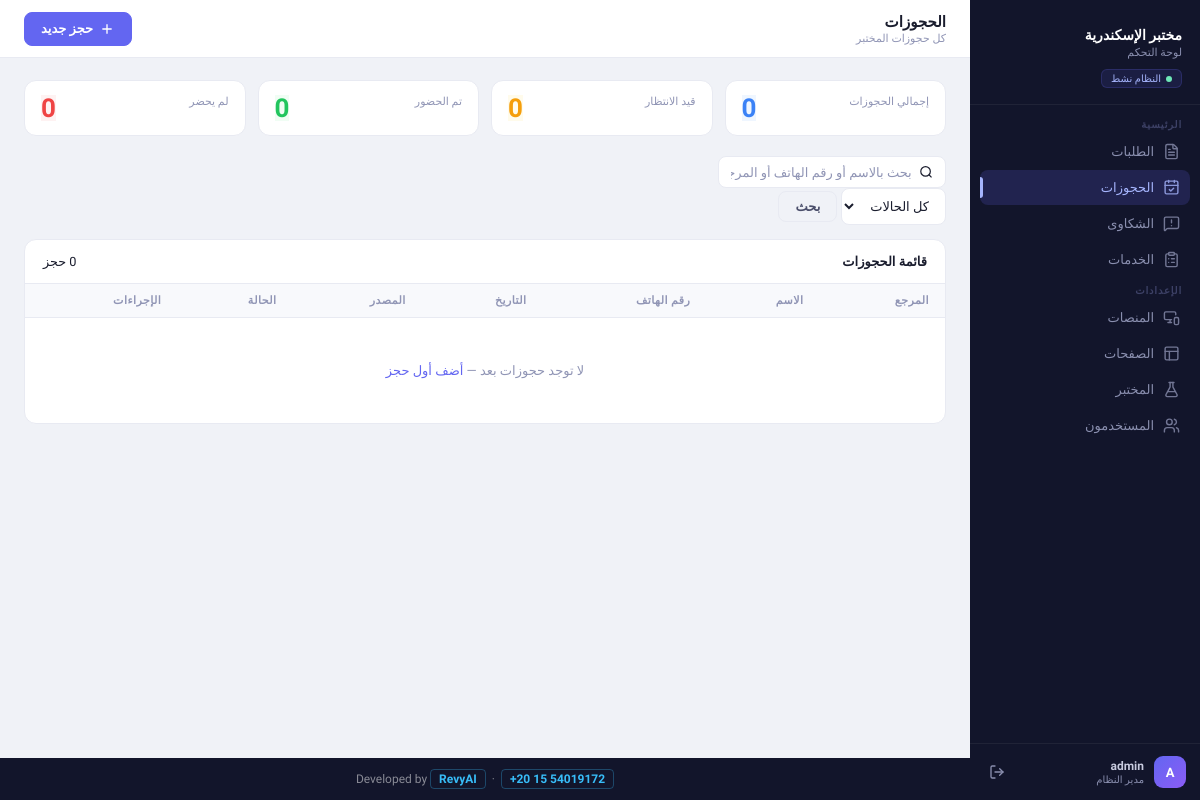
/bookings (signed in), run on an earlier commit of the app's database.
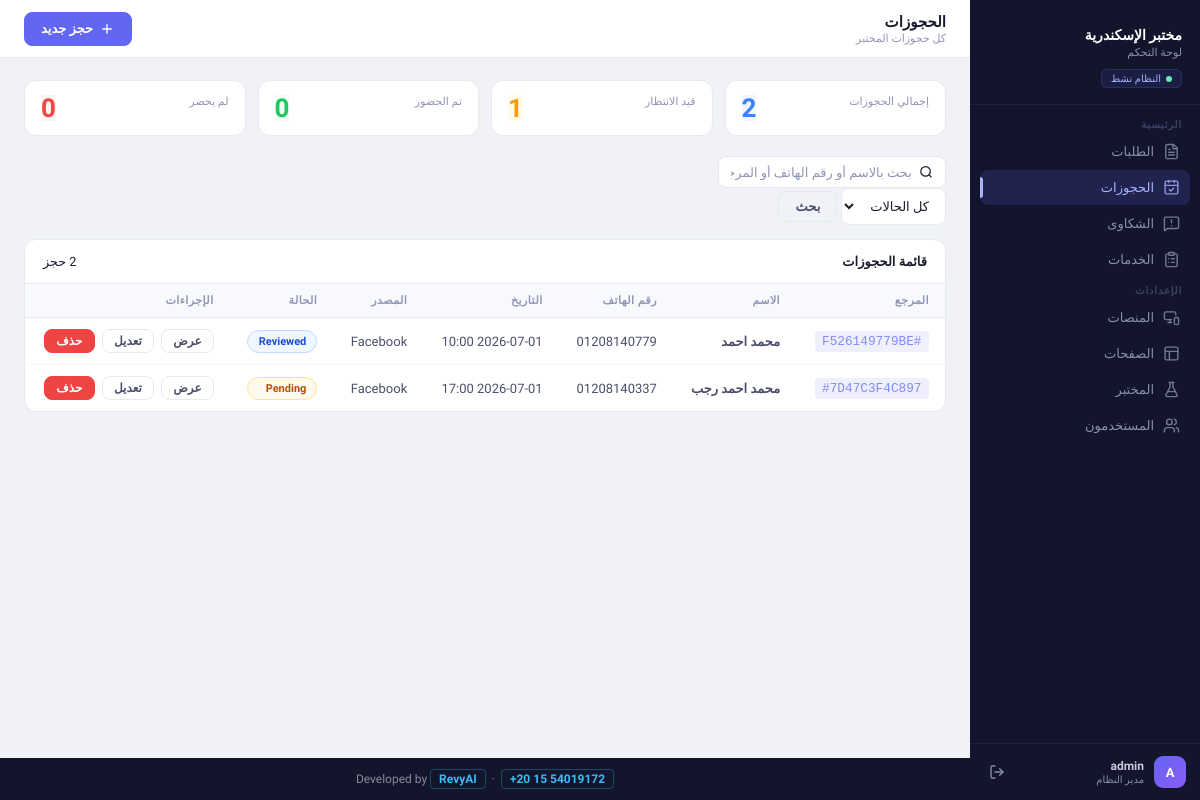
And on a later commit of the database.
### models/models.py (models this page shows)
class Booking(db.Model):
    __tablename__ = 'bookings'
    id = db.Column(db.Integer, primary_key=True)
    reference_id = db.Column(db.String(20), unique=True, nullable=True, index=True)
    name = db.Column(db.String(120), nullable=False)
    details = db.Column(db.Text)
    date = db.Column(db.String(100))
    phone_number = db.Column(db.String(50))
    status = db.Column(db.Enum(Status), default=Status.PENDING)
    booking_time = db.Column(db.DateTime, default=lambda: datetime.now(timezone.utc))
    comes_from = db.Column(db.String(100))

### app.py (the view)
@app.route('/bookings')
@login_required
def list_bookings():
    page    = request.args.get('page', 1, type=int)
    search  = request.args.get('search', '').strip() or None
    status  = request.args.get('status', '').strip() or None
    pagination, _ = BookingService.get_all_bookings(
        page=page, per_page=10, search=search, status=status
    )
    stats = BookingService.get_stats()
    return render_template(
        'bookings/list.html',
        bookings=pagination.items,
        pagination=pagination,
        search=search,
        status_filter=status,
        stats=stats,
        all_statuses=Status,
    )

### app.py (called while the page is built)
@login_manager.user_loader
def load_user(user_id):
    return db.session.get(User, int(user_id))

@app.context_processor
def inject_globals():
    from models.models import Inquiry, Status
    try:
        pending_count = Inquiry.query.filter_by(status=Status.PENDING).count()
    except Exception:
        pending_count = 0
    return dict(pending_inquiries_count=pending_count)

### software_services/booking_services.py (called while the page is built, shortened)
    @staticmethod
    def get_all_bookings(page=1, per_page=10, search=None, status=None):
        query = Booking.query
        if status:
            try:
                query = query.filter(Booking.status == Status(status))
            except ValueError:
                pass
        query = query.order_by(Booking.booking_time.desc())
        pagination = query.paginate(page=page, per_page=per_page, error_out=False)
        return pagination, "تم العثور على الحجوزات"

### templates/bookings/list.html (shortened to what the changed rows need)
{% extends 'base.html' %}
{% block content %}
<div class="stats-grid">
  <div class="stat-card">
    <div class="stat-label">إجمالي الحجوزات</div>
    <div class="stat-value si-blue">{{ stats.total }}</div>
  </div>
  <div class="stat-card">
    <div class="stat-label">قيد الانتظار</div>
    <div class="stat-value si-amber">{{ stats.pending }}</div>
  </div>
</div>
<div class="card">
  <div class="table-wrapper">
    <table class="table">
      <thead>
        <tr>
          <th>المرجع</th>
          <th>الاسم</th>
          <th>رقم الهاتف</th>
          <th>التاريخ</th>
          <th>المصدر</th>
          <th>الحالة</th>
          <th>الإجراءات</th>
        </tr>
      </thead>
      <tbody>
        {% for booking in bookings %}
        <tr>
          <td>
            <code style="
              background:rgba(99,102,241,.1);
              color:#818cf8;
              padding:.2rem .5rem;
              border-radius:4px;
              font-size:.85rem;
            ">#{{ booking.reference_id }}</code>
          </td>
          <td><strong>{{ booking.name }}</strong></td>
          <td>{{ booking.phone_number }}</td>
          <td class="text-muted">{{ booking.date or '—' }}</td>
          <td class="text-muted">{{ booking.comes_from or '—' }}</td>
          <td>
            <form method="POST" action="{{ url_for('update_booking_status', booking_id=booking.id) }}">
              <select
                name="status"
                class="status-select status-{{ booking.status.value | lower | replace(' ', '-') }}"
                onchange="this.form.submit()"
              >
                {% for s in all_statuses %}
                  <option value="{{ s.value }}" {% if booking.status == s %}selected{% endif %}>
                    {{ s.value }}
                  </option>
                {% endfor %}
              </select>
            </form>
          </td>
          <td>
            <div style="display:flex;gap:.5rem;">
              <a href="{{ url_for('view_booking', booking_id=booking.id) }}" class="btn btn-ghost btn-sm">عرض</a>
              <a href="{{ url_for('edit_booking', booking_id=booking.id) }}" class="btn btn-ghost btn-sm">تعديل</a>
              <form method="POST" action="{{ url_for('delete_booking', booking_id=booking.id) }}"
                    onsubmit="return confirm('هل أنت متأكد من حذف هذا الحجز؟')">
                <button type="submit" class="btn btn-danger btn-sm">حذف</button>
              </form>
            </div>
          </td>
        </tr>
        {% else %}
        <tr>
          <td colspan="7" style="text-align:center;padding:3rem;color:var(--text-muted);">
            {% if search or status_filter %}
              لا توجد حجوزات تطابق البحث
            {% else %}
              لا توجد حجوزات بعد — <a href="{{ url_for('create_booking') }}" style="color:var(--primary);">أضف أول حجز</a>
            {% endif %}
          </td>
        </tr>
        {% endfor %}
      </tbody>
    </table>
  </div>
</div>
{% endblock %}

What changed in the data, as far as the page shows it:
added Booking: reference_id "F526149779BE", name "محمد احمد", phone_number "01208140779", date "2026-07-01 10:00", comes_from "Facebook", status "Reviewed"
added Booking: reference_id "7D47C3F4C897", name "محمد احمد رجب", phone_number "01208140337", date "2026-07-01 17:00", comes_from "Facebook", status "Pending"
Also different on the page:
{{ stats.total }}: "0" → "2"
{{ stats.pending }}: "0" → "1"
text no longer shown: "لا توجد حجوزات بعد — أضف أول حجز"
